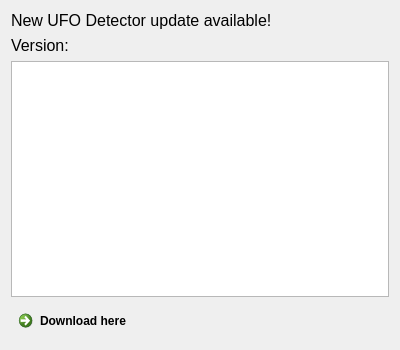
<?xml version="1.0" encoding="UTF-8"?>
<ui version="4.0">
 <class>MessageUpdate</class>
 <widget class="QDialog" name="MessageUpdate">
  <property name="geometry">
   <rect>
    <x>0</x>
    <y>0</y>
    <width>400</width>
    <height>350</height>
   </rect>
  </property>
  <property name="windowTitle">
   <string>New update</string>
  </property>
  <layout class="QVBoxLayout" name="verticalLayout">
   <item>
    <widget class="QLabel" name="labelFixed">
     <property name="font">
      <font>
       <pointsize>12</pointsize>
      </font>
     </property>
     <property name="text">
      <string>New UFO Detector update available!</string>
     </property>
    </widget>
   </item>
   <item>
    <widget class="QLabel" name="labelVersion">
     <property name="font">
      <font>
       <pointsize>12</pointsize>
      </font>
     </property>
     <property name="text">
      <string notr="true" extracomment="Will be set from code">Version:</string>
     </property>
    </widget>
   </item>
   <item>
    <widget class="QTextBrowser" name="textBrowser"/>
   </item>
   <item>
    <widget class="QCommandLinkButton" name="commandLinkButton">
     <property name="text">
      <string>Download here</string>
     </property>
    </widget>
   </item>
  </layout>
 </widget>
 <resources/>
 <connections/>
</ui>
